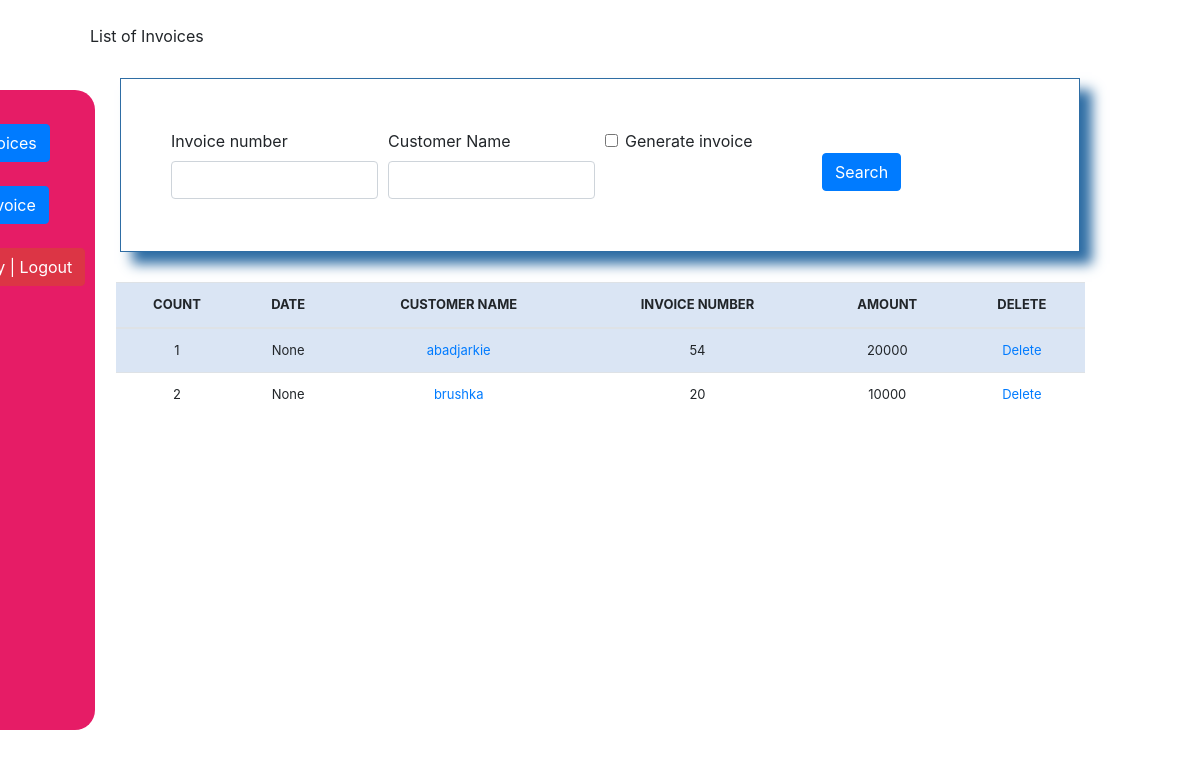
The page /list_invoice/ (signed in) on the database as committed earlier.
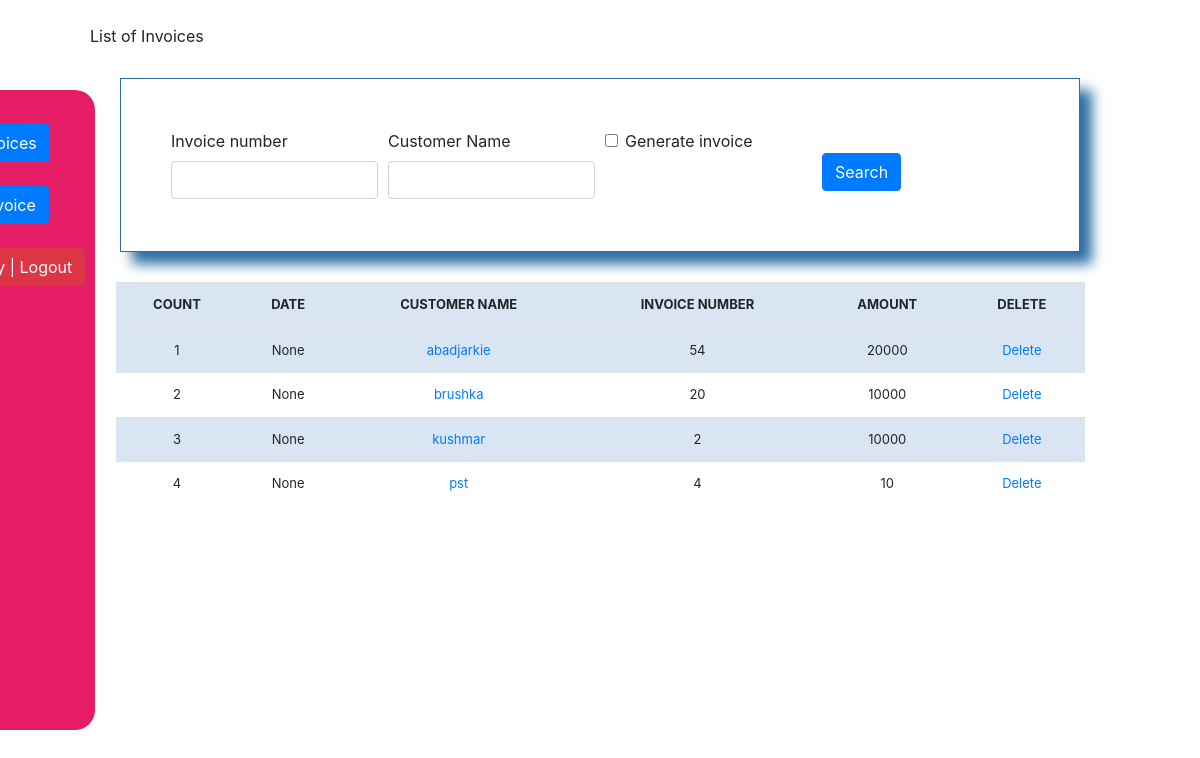
The same page on the database as committed later.
### invoicemgt/models.py (models this page shows)
class Invoice(models.Model):
	comments = models.TextField(max_length=3000, default='', blank=True, null=True)
	invoice_number = models.IntegerField(blank=True, null=True)
	invoice_date = models.DateField(auto_now_add=False, auto_now=False, blank=True, null=True)
	name = models.CharField('Customer Name', max_length=120, default='', blank=True, null=True)
	line_one = models.CharField('Line 1', max_length=120, default='', blank=True, null=True)
	line_one_quantity = models.IntegerField('Quantity', default=0, blank=True, null=True)
	line_one_unit_price = models.IntegerField('Unit Price (D)', default=0, blank=True, null=True)
	line_one_total_price = models.IntegerField('Line Total (D)', default=0, blank=True, null=True)
	line_two = models.CharField('Line 2', max_length=120, default='', blank=True, null=True)
	line_two_quantity = models.IntegerField('Quantity', default=0, blank=True, null=True)
	line_two_unit_price = models.IntegerField('Unit Price (D)', default=0, blank=True, null=True)
	line_two_total_price = models.IntegerField('Line Total (D)', default=0, blank=True, null=True)
	line_three = models.CharField('Line 3', max_length=120, default='', blank=True, null=True)
	line_three_quantity = models.IntegerField('Quantity', default=0, blank=True, null=True)
	line_three_unit_price = models.IntegerField('Unit Price (D)', default=0, blank=True, null=True)
	line_three_total_price = models.IntegerField('Line Total (D)', default=0, blank=True, null=True)
	line_four = models.CharField('Line 4', max_length=120, default='', blank=True, null=True)
	line_four_quantity = models.IntegerField('Quantity', default=0, blank=True, null=True)
	line_four_unit_price = models.IntegerField('Unit Price (D)', default=0, blank=True, null=True)
	line_four_total_price = models.IntegerField('Line Total (D)', default=0, blank=True, null=True)
	line_five = models.CharField('Line 5', max_length=120, default='', blank=True, null=True)
	line_five_quantity = models.IntegerField('Quantity', default=0, blank=True, null=True)
	line_five_unit_price = models.IntegerField('Unit Price (D)', default=0, blank=True, null=True)
	line_five_total_price = models.IntegerField('Line Total (D)', default=0, blank=True, null=True)
	line_six = models.CharField('Line 1', max_length=120, default='', blank=True, null=True)
	line_six_quantity = models.IntegerField('Quantity', default=0, blank=True, null=True)
	line_six_unit_price = models.IntegerField('Unit Price (D)', default=0, blank=True, null=True)
	line_six_total_price = models.IntegerField('Line Total (D)', default=0, blank=True, null=True)
	line_seven = models.CharField('Line 2', max_length=120, default='', blank=True, null=True)
	line_seven_quantity = models.IntegerField('Quantity', default=0, blank=True, null=True)
	line_seven_unit_price = models.IntegerField('Unit Price (D)', default=0, blank=True, null=True)
	line_seven_total_price = models.IntegerField('Line Total (D)', default=0, blank=True, null=True)
	line_eight = models.CharField('Line 3', max_length=120, default='', blank=True, null=True)
	line_eight_quantity = models.IntegerField('Quantity', default=0, blank=True, null=True)
	line_eight_unit_price = models.IntegerField('Unit Price (D)', default=0, blank=True, null=True)
	line_eight_total_price = models.IntegerField('Line Total (D)', default=0, blank=True, null=True)
	line_nine = models.CharField('Line 4', max_length=120, default='', blank=True, null=True)
	line_nine_quantity = models.IntegerField('Quantity', default=0, blank=True, null=True)
	line_nine_unit_price = models.IntegerField('Unit Price (D)', default=0, blank=True, null=True)
	line_nine_total_price = models.IntegerField('Line Total (D)', default=0, blank=True, null=True)
	line_ten = models.CharField('Line 5', max_length=120, default='', blank=True, null=True)
	line_ten_quantity = models.IntegerField('Quantity', default=0, blank=True, null=True)
	line_ten_unit_price = models.IntegerField('Unit Price (D)', default=0, blank=True, null=True)
	line_ten_total_price = models.IntegerField('Line Total (D)', default=0, blank=True, null=True)
	phone_number = models.CharField(max_length=120, default='', blank=True, null=True)
	total = models.IntegerField(default='0', blank=True, null=True)
	balance = models.IntegerField(default='0', blank=True, null=True)
	timestamp = models.DateTimeField(auto_now_add=True, auto_now=False)
	last_updated = models.DateTimeField(auto_now_add=False, auto_now=True, blank=True)
	paid = models.BooleanField(default=False)
	invoice_type_choice = (
			('Receipt', 'Receipt'),
			('Invoice', 'Invoice'),
		)
	invoice_type = models.CharField(max_length=50, default='', blank=True, null=True, choices=invoice_type_choice)

### invoicemgt/views.py (the view, shortened to what this page needs)
# urls.py: path('list_invoice/', views.list_invoice , name = "list_invoice"),
@login_required
def list_invoice(request):
    title = "List of Invoices"
    queryset = Invoice.objects.all()
    form = InvoiceSearchForm(request.POST or None)
    context = {
        "title" : title,
        "queryset" : queryset,
        "form" : form ,
    }
    return render (request , "list_invoice.html" , context)

### invoicemgt/forms.py
class InvoiceSearchForm(forms.ModelForm):
	generate_invoice = forms.BooleanField(required=False)
	class Meta:
		model = Invoice
		fields = ['invoice_number' , 'name' , 'generate_invoice']

### invoicemgt/templates/list_invoice.html (shortened to what this page needs)
{% load static %}
{% load crispy_forms_tags %}
<!DOCTYPE html>
{% include 'navbar.html' %}
<html lang="en">
<head>
    <link rel="stylesheet" type="text/css"
        href="https://stackpath.bootstrapcdn.com/bootstrap/4.5.2/css/bootstrap.min.css">
    <link rel="stylesheet" href="{% static 'css/style.css' %}">
</head>
<body>
    <div class="main-container">
        {{title}}<br>
        <div class="searchForm">
            <form method='POST' action=''>{% csrf_token %}
              <div class="row">
                <div class='col-sm-12'>
                  <div class="form-row">
                    <div class="form-group col-md-3">
                      {{ form.invoice_number|as_crispy_field }}
                    </div>
                    <div class="form-group col-md-3">
                      {{ form.name|as_crispy_field }}
                    </div>
                    <div class="form-group col-md-3">
                      {{ form.generate_invoice|as_crispy_field }}
                    </div>
                    <div class="form-group col-md-3">
                      <br>
                      <button type="submit" class="btn btn-primary">Search</button>
                    </div>
                  </div>
                </div>
              </div>
            </form>
          </div>
        <table class="table">
            <thead>
                <tr>
                    <th>COUNT</th>
                    <th>DATE</th>
                    <th>CUSTOMER NAME</th>
                    <th>INVOICE NUMBER</th>
                    <th>AMOUNT</th>
                    <th>DELETE</th>
                </tr>
            </thead>
            {% for instance in queryset %}
            <tr>
                <td>{{forloop.counter}}</td>
                <td>{{instance.invoice_date}}</td>
                <td><a href="{% url 'update_invoice' instance.id %}">{{instance.name}}</a></td>
                <td>{{instance.invoice_number}}</td>
                <td>{{instance.line_one_total_price}}</td>
                <td><a href="{% url 'delete_invoice' instance.id %}">Delete</a></td>
            </tr>
            {% endfor %}
        </table>
    </div>
</body>
</html>

### invoicemgt/templates/navbar.html
<div class="mymenu-bar">
  <br>
  {% if request.user.is_authenticated %}
  <a href="/list_invoice">
    <div class="btn btn-primary mybutton">List Invoices</div>
  </a>
  <br><br>
  <a href="/add_invoice">
    <div class="btn btn-primary mybutton">New Invoice</div>
  </a>
  <br>
  <br>
  <a href="/accounts/logout"><button class="btn btn-danger">{{ user }} | Logout</button></a>
  {% else %}
  <a href="/accounts/login"><button class="btn btn-danger">Login</button></a>
  {% endif %}
</div>

### invoicemgt/static/css/style.css (style rules this page uses)
.table { font-size: 13px; text-align: center; width: 95%; margin: auto; text-align: center; }
.table tr:nth-child(odd) { background-color: #B8CAE4; }
.table tr:nth-child(odd) { background: #dae5f4; }
.main-container { width: 85%; margin: auto; }
.searchForm form { box-shadow: 10px 10px 10px; box-shadow: 12px 12px 12px #2e6da4; border: 1px solid #2e6da4; padding: 50px; padding-bottom: 20px; margin: 30px; }
.mymenu-bar { background-color: #e61c66; color: white; display: inline; padding: 10px; position: fixed; height: 80%; bottom: 70px; left: -80px; z-index: 3000; border-top-right-radius: 20px; border-bottom-right-radius: 20px; }

Rows that differ between the two databases and show on the page:
added Invoice: invoice_date "None", name "kushmar", invoice_number "2", line_one_total_price "10000"
added Invoice: invoice_date "None", name "pst", invoice_number "4", line_one_total_price "10"
